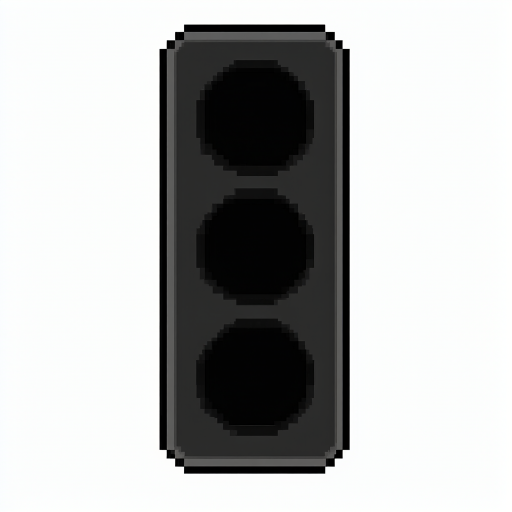
#> input picture assets/raw/01_off.png, 1024 x 1024 px, found by its file name (shown at 1/2 size)
$ python build-assets.py
#> lines starting #> are read from the running program, lines starting #| are printed output that depends on the picture; after the words box and inside, x2 and y2 are one past the last pixel; in counts of white or black regions, pixels touching at a corner belong together
#!/usr/bin/env python3
"""把 ComfyUI 生成的原始图整理成客户端用的透明 PNG。

流程：裁内容框 → 抠白底（只抠与边缘连通的部分）→ 等比缩放 → 统一画布。

用法：
    python3 tools/build-assets.py            # 读 assets/raw，写 assets/states
"""

from __future__ import annotations

import os
from collections import deque

import numpy as np
from PIL import Image

RAW = "assets/raw"
OUT = "assets/states"

# (源文件, 目标状态名, 说明)
MAP = [
    ("01_off.png", "idle", "全灭"),
    ("03_yellow.png", "working", "黄灯"),
    ("03_green.png", "done", "绿灯"),
    ("02_red_try.png", "attention", "红灯"),
    ("03_offline.png", "offline", "红叉"),
]

TARGET_H = 320


def content_bbox(im: Image.Image):
    a = np.asarray(im.convert("RGB")).astype(int)
    mask = a.sum(axis=2) < 720          # 比"接近白"更暗 = 有内容
    ys, xs = np.nonzero(mask)
    if len(xs) == 0:
        return None
    return int(xs.min()), int(ys.min()), int(xs.max()) + 1, int(ys.max()) + 1


def make_transparent(im: Image.Image) -> Image.Image:
    """从四条边向内洪水填充，把与边缘连通的白色变透明。"""
    rgb = np.asarray(im.convert("RGB")).astype(int)
    h, w, _ = rgb.shape
    whiteish = (rgb[:, :, 0] > 238) & (rgb[:, :, 1] > 238) & (rgb[:, :, 2] > 232)
    seen = np.zeros((h, w), dtype=bool)
    q: deque = deque()

    def push(y: int, x: int) -> None:
        if 0 <= y < h and 0 <= x < w and whiteish[y, x] and not seen[y, x]:
            seen[y, x] = True
            q.append((y, x))

    for x in range(w):
        push(0, x)
        push(h - 1, x)
    for y in range(h):
        push(y, 0)
        push(y, w - 1)
    while q:
        y, x = q.popleft()
        push(y + 1, x)
        push(y - 1, x)
        push(y, x + 1)
        push(y, x - 1)

    out = im.convert("RGBA").copy()
    out.putalpha(Image.fromarray(np.where(seen, 0, 255).astype("uint8")))
    return out


def main() -> None:
    os.makedirs(OUT, exist_ok=True)

    boxes = {}
    for fn, name, _ in MAP:
        boxes[name] = content_bbox(Image.open(os.path.join(RAW, fn)))
#> in content_bbox, `mask = a.sum(axis=2) < 720          # 比"接近白"更暗 = 有内容`:
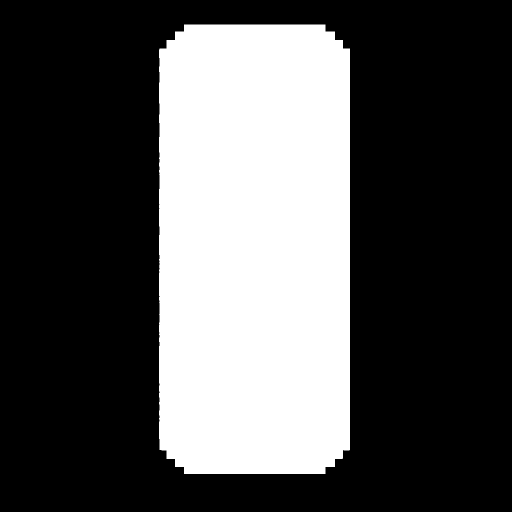
#> mask: shape (1024, 1024) bool (shown at 1/2 size); 32.2% white; 1 white region, box (x1, y1, x2, y2) and area: (318, 49, 700, 948) 337298
#> pass 2 of the loop in main, `for fn, name, _ in MAP:`:
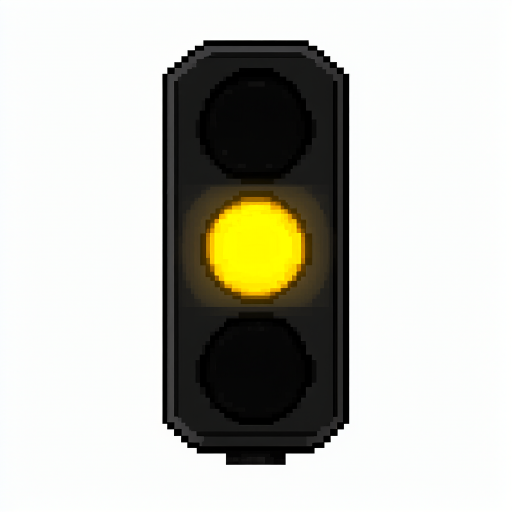
#> input picture assets/raw/03_yellow.png, 1024 x 1024 px, found by its file name (shown at 1/2 size)
#> in content_bbox (call 2), `mask = a.sum(axis=2) < 720          # 比"接近白"更暗 = 有内容`:
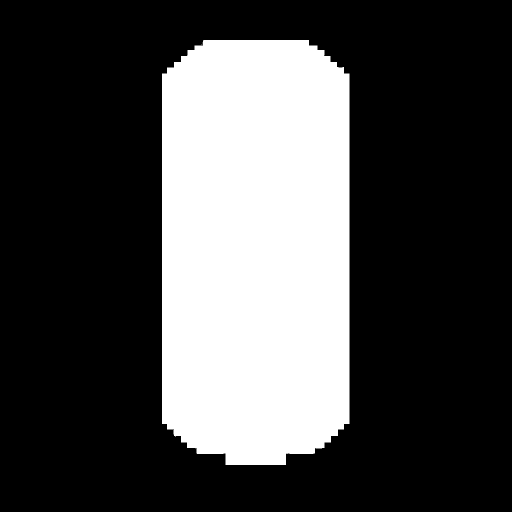
#> mask: shape (1024, 1024) bool (shown at 1/2 size); 28.9% white; 3 white regions (2 under 20 px), largest, box (x1, y1, x2, y2) and area: (324, 80, 699, 930) 302737
#> pass 3 of the loop in main, `for fn, name, _ in MAP:`:
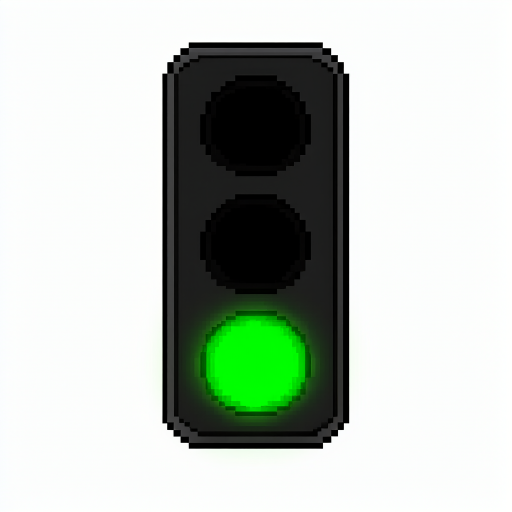
#> input picture assets/raw/03_green.png, 1024 x 1024 px, found by its file name (shown at 1/2 size)
#> in content_bbox (call 3), `mask = a.sum(axis=2) < 720          # 比"接近白"更暗 = 有内容`:
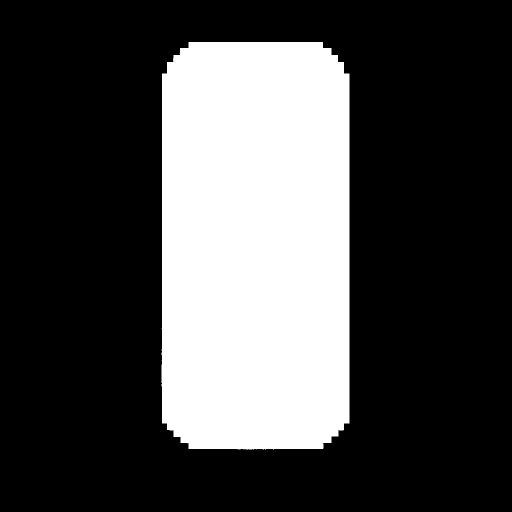
#> mask: shape (1024, 1024) bool (shown at 1/2 size); 28.5% white; 19 white regions (17 under 20 px), largest, box (x1, y1, x2, y2) and area: (324, 84, 699, 898) 298810, (322, 729, 323, 766) 37
#> the loop made 5 passes; the first 3 are shown

    max_ratio = max((b[2] - b[0]) / (b[3] - b[1]) for b in boxes.values())
#> max_ratio = 0.486
    target_w = int(round(TARGET_H * max_ratio))
#> target_w = 155
    print(f"  统一画布 {target_w}x{TARGET_H}")
#|   统一画布 155x320

    for fn, name, desc in MAP:
        im = Image.open(os.path.join(RAW, fn)).convert("RGB")
        cropped = im.crop(content_bbox(im))
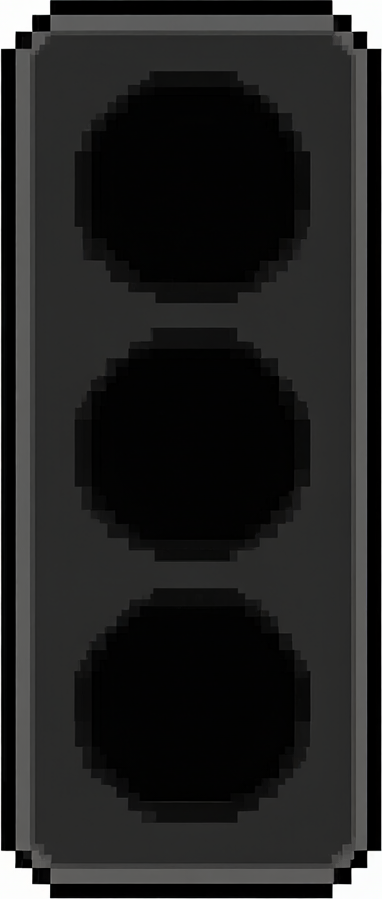
#> cropped: PIL image 382x899 RGB; mean R, G, B 34.1, 34.2, 33.7
        scale = TARGET_H / cropped.size[1]
#> scale = 0.356
        resized = cropped.resize(
            (max(1, int(cropped.size[0] * scale)), TARGET_H), Image.LANCZOS
        )
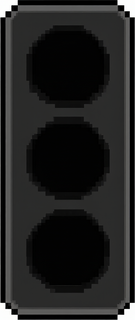
#> resized: PIL image 135x320 RGB; mean R, G, B 34.1, 34.1, 33.7
        transparent = make_transparent(resized)
#> in make_transparent, `whiteish = (rgb[:, :, 0] > 238) & (rgb[:, :, 1] > 238) & (rgb[:, :, 2]..`:
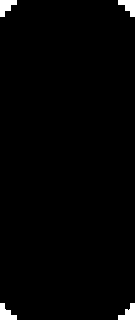
#> whiteish: shape (320, 135) bool; 1.6% white; 4 white regions, box (x1, y1, x2, y2) and area: (0, 0, 17, 17) 181, (0, 303, 17, 320) 176, (118, 0, 135, 17) 175, (118, 303, 135, 320) 174
        canvas = Image.new("RGBA", (target_w, TARGET_H), (0, 0, 0, 0))
#> canvas: PIL image 155x320 RGBA; every value is 0
        canvas.paste(transparent, ((target_w - transparent.size[0]) // 2, 0),
                     transparent)
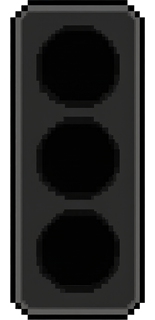
#> canvas: PIL image 155x320 RGBA; mean R, G, B, A 26.1, 26.1, 25.8, 218.5; transparent parts drawn white
        path = os.path.join(OUT, f"{name}.png")
        canvas.save(path)
        print(f"  {desc:<6} -> {path}")
#> pass 2 of the loop in main, `for fn, name, desc in MAP:`:
#> cropped: PIL image 375x850 RGB
#> resized: PIL image 141x320 RGB
#> rgb: shape (320, 141, 3) int64
#> whiteish: shape (320, 141) bool; 4.8% white; 4 white regions, box (x1, y1, x2, y2) and area: (0, 289, 48, 320) 691, (93, 290, 141, 320) 691, (0, 0, 31, 25) 400, (111, 0, 141, 25) 397
#> in main, `canvas.paste(transparent, ((target_w - transparent.size[0]) // 2, 0), ..`:
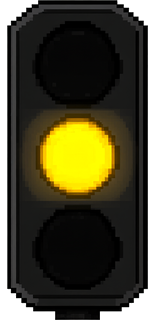
#> canvas: PIL image 155x320 RGBA; mean R, G, B, A 42.1, 38.9, 15.7, 220.8; transparent parts drawn white
#> pass 3 of the loop in main, `for fn, name, desc in MAP:`:
#> cropped: PIL image 377x816 RGB
#> resized: PIL image 147x320 RGB
#> rgb: shape (320, 147, 3) int64
#> whiteish: shape (320, 147) bool; 2.7% white; 3 white regions, box (x1, y1, x2, y2) and area: (0, 0, 22, 320) 779, (127, 0, 147, 24) 245, (126, 300, 147, 320) 232
#> in main, `canvas.paste(transparent, ((target_w - transparent.size[0]) // 2, 0), ..`:
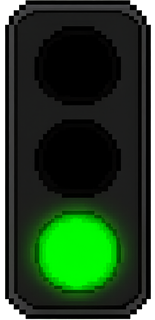
#> canvas: PIL image 155x320 RGBA; mean R, G, B, A 18.2, 45.6, 17.5, 235.4; transparent parts drawn white
#> the loop made 5 passes; the first 3 are shown


if __name__ == "__main__":
    main()
